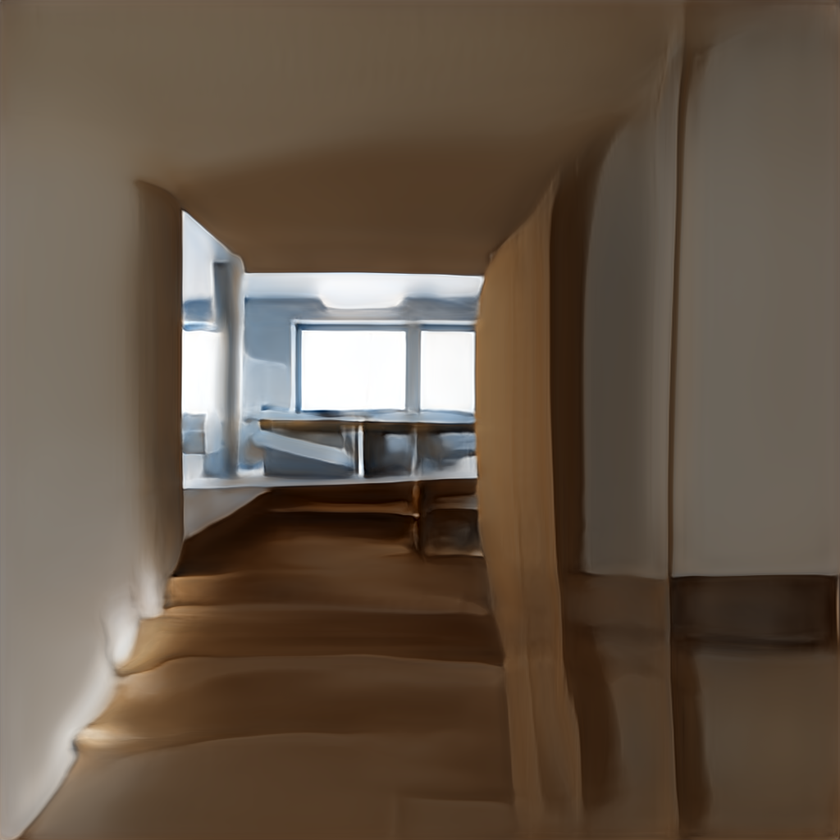
#> input picture examples/seed0000.png, 840 x 840 px, shrunk from 1024 x 1024 before the run
$ python generate_pointcloud.py examples/seed0000.png examples/seed0001.png examples/seed0001.png
#> lines starting #> are read from the running program, lines starting #| are printed output that depends on the picture
# Software License Agreement (BSD License)
#
# Copyright (c) 2013, Juergen Sturm, TUM
# All rights reserved.
#
# Redistribution and use in source and binary forms, with or without
# modification, are permitted provided that the following conditions
# are met:
#
#  * Redistributions of source code must retain the above copyright
#    notice, this list of conditions and the following disclaimer.
#  * Redistributions in binary form must reproduce the above
#    copyright notice, this list of conditions and the following
#    disclaimer in the documentation and/or other materials provided
#    with the distribution.
#  * Neither the name of TUM nor the names of its
#    contributors may be used to endorse or promote products derived
#    from this software without specific prior written permission.
#
# THIS SOFTWARE IS PROVIDED BY THE COPYRIGHT HOLDERS AND CONTRIBUTORS
# "AS IS" AND ANY EXPRESS OR IMPLIED WARRANTIES, INCLUDING, BUT NOT
# LIMITED TO, THE IMPLIED WARRANTIES OF MERCHANTABILITY AND FITNESS
# FOR A PARTICULAR PURPOSE ARE DISCLAIMED. IN NO EVENT SHALL THE
# COPYRIGHT OWNER OR CONTRIBUTORS BE LIABLE FOR ANY DIRECT, INDIRECT,
# INCIDENTAL, SPECIAL, EXEMPLARY, OR CONSEQUENTIAL DAMAGES (INCLUDING,
# BUT NOT LIMITED TO, PROCUREMENT OF SUBSTITUTE GOODS OR SERVICES;
# LOSS OF USE, DATA, OR PROFITS; OR BUSINESS INTERRUPTION) HOWEVER
# CAUSED AND ON ANY THEORY OF LIABILITY, WHETHER IN CONTRACT, STRICT
# LIABILITY, OR TORT (INCLUDING NEGLIGENCE OR OTHERWISE) ARISING IN
# ANY WAY OUT OF THE USE OF THIS SOFTWARE, EVEN IF ADVISED OF THE
# POSSIBILITY OF SUCH DAMAGE.
#
# the resulting .ply file can be viewed for example with meshlab
# sudo apt-get install meshlab

"""
This script reads a registered pair of color and depth images and generates a
colored 3D point cloud in the PLY format.
"""

import argparse
import sys
import os
from PIL import Image

focalLength = 525.0
centerX = 319.5
centerY = 239.5
scalingFactor = 1000.0

def generate_pointcloud(rgb_file,depth_file,ply_file):
    """
    Generate a colored point cloud in PLY format from a color and a depth image.

    Input:
    rgb_file -- filename of color image
    depth_file -- filename of depth image
    ply_file -- filename of ply file

    """
#> called with rgb_file = 'examples/seed0000.png', depth_file = 'examples/seed0001.png', ply_file = 'examples/seed0001.png'
    rgb = Image.open(rgb_file)
#> rgb is the input picture: PIL image 840x840 RGB; mean R, G, B 100.1, 85.4, 71
    depth = Image.open(depth_file)
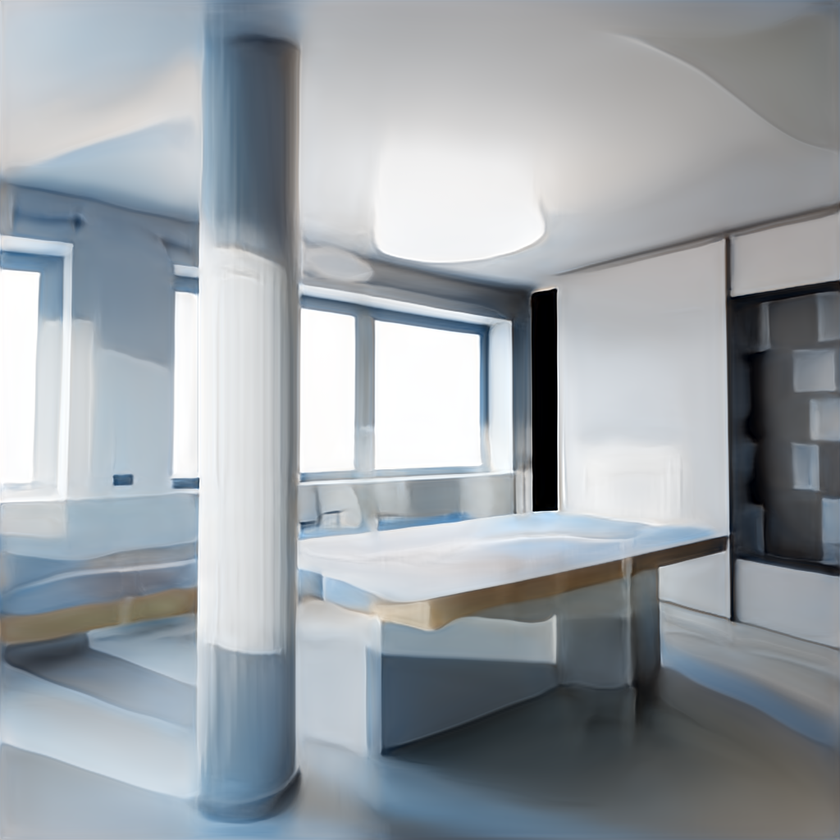
#> input picture examples/seed0001.png, 840 x 840 px, shrunk from 1024 x 1024 before the run
#> depth is the input picture: PIL image 840x840 RGB; mean R, G, B 154.8, 161.3, 166.8
    depth = depth.convert("I")
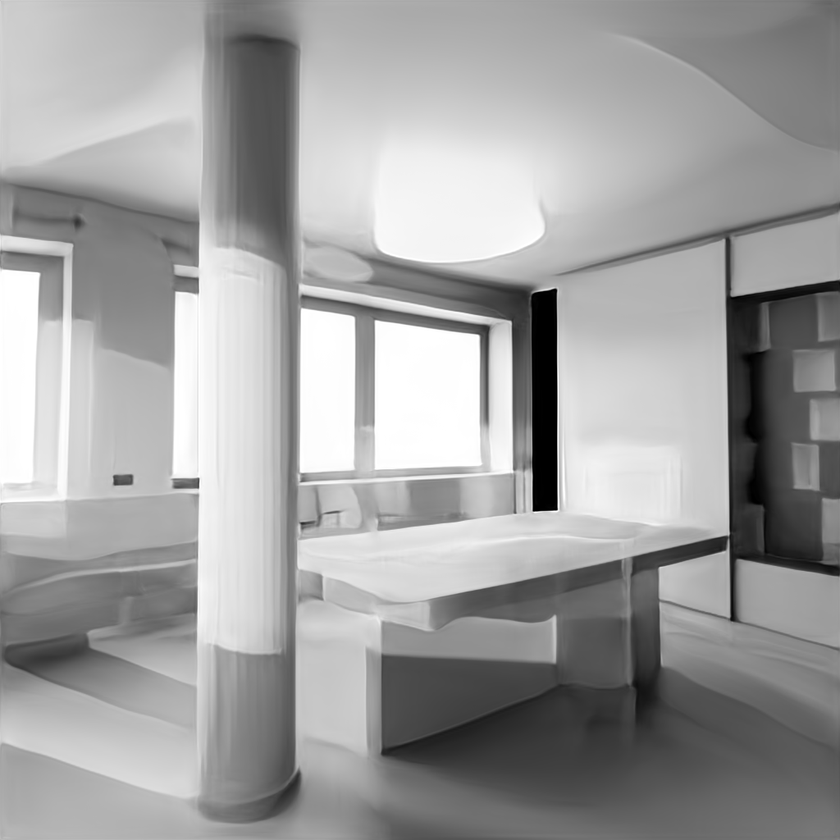
#> depth: PIL image 840x840 I; min 0, max 255, mean 160

    if rgb.size != depth.size:
        raise Exception("Color and depth image do not have the same resolution.")
    if rgb.mode != "RGB":
        raise Exception("Color image is not in RGB format")
    if depth.mode != "I":
        raise Exception("Depth image is not in intensity format")


    points = []
    for v in range(rgb.size[1]):
        for u in range(rgb.size[0]):
            color = rgb.getpixel((u,v))
            Z = depth.getpixel((u,v)) / scalingFactor
            if Z==0: continue
            X = (u - centerX) * Z / focalLength
            Y = (v - centerY) * Z / focalLength
            points.append("%f %f %f %d %d %d 0\n"%(X,Y,Z,color[0],color[1],color[2]))
#> after the loop, points = 701569 items
    file = open(ply_file,"w")
    file.write('''ply
format ascii 1.0
element vertex %d
property float x
property float y
property float z
property uchar red
property uchar green
property uchar blue
property uchar alpha
end_header
%s
'''%(len(points),"".join(points)))
    file.close()

if __name__ == '__main__':
    parser = argparse.ArgumentParser(description='''
    This script reads a registered pair of color and depth images and generates a colored 3D point cloud in the
    PLY format.
    ''')
    parser.add_argument('rgb_file', help='input color image (format: png)')
    parser.add_argument('depth_file', help='input depth image (format: png)')
    parser.add_argument('ply_file', help='output PLY file (format: ply)')
    args = parser.parse_args()

    generate_pointcloud(args.rgb_file,args.depth_file,args.ply_file)
